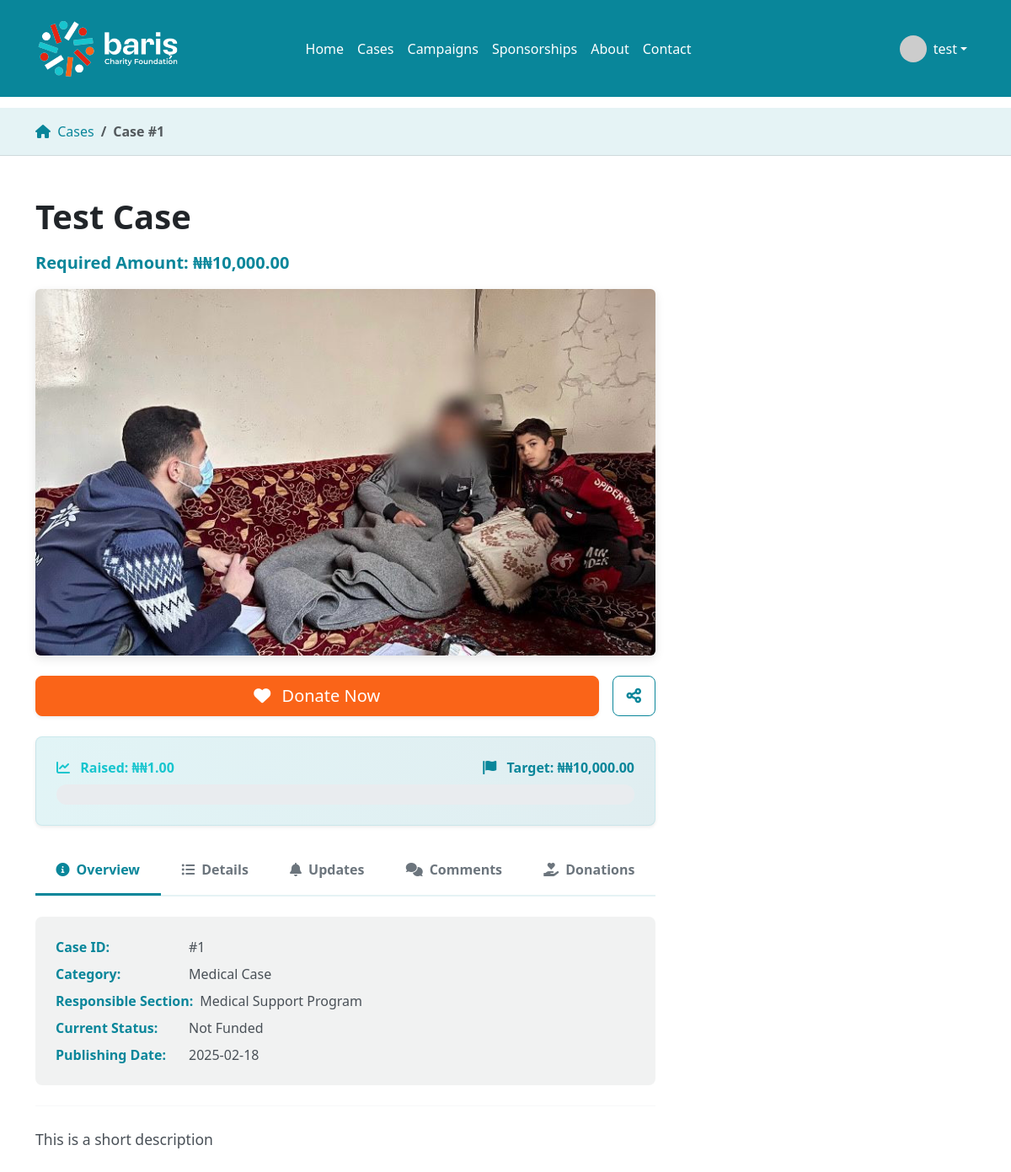
Screenshot of /cases/test-case/ (signed in) with the database file from the repository.
### cases/models.py (models this page shows, shortened)
class Case(models.Model):
    CATEGORY_CHOICES = [
        ('medical', 'Medical Case'),
        ('humanitarian', 'Humanitarian Case'),
    ]
    STATUS_CHOICES = [
        ('active', 'Active'),
        ('completed', 'Completed'),
        ('urgent', 'Urgent'),
    ]
    RESPONSIBLE_SECTIONS = [
        ('medical', 'Medical Support Program'),
        ('humanitarian', 'Humanitarian Aid Program'),
    ]
    FUNDING_STATUS = [
        ('not_funded', 'Not Funded'),
        ('partially_funded', 'Partially Funded'),
        ('fully_funded', 'Fully Funded'),
    ]
    title = models.CharField(max_length=200)
    slug = models.SlugField(unique=True, blank=True)
    short_description = models.TextField(max_length=500)
    full_description = models.TextField()
    category = models.CharField(max_length=20, choices=CATEGORY_CHOICES)
    status = models.CharField(max_length=20, choices=STATUS_CHOICES, default='active')
    responsible_section = models.CharField(
        max_length=50,
        choices=RESPONSIBLE_SECTIONS,
        default='medical'
    )
    funding_status = models.CharField(
        max_length=20,
        choices=FUNDING_STATUS,
        default='not_funded'
    )
    goal_amount = models.DecimalField(max_digits=10, decimal_places=2)
    raised_amount = models.DecimalField(max_digits=10, decimal_places=2, default=0)
    image = models.ImageField(upload_to='cases/')
    created_at = models.DateTimeField(auto_now_add=True)
    updated_at = models.DateTimeField(auto_now=True)
    is_active = models.BooleanField(default=True)
    country = models.CharField(
        max_length=100,
        help_text="Country where the case is located",
        null=True,  # Make field optional in database
        blank=True  # Make field optional in forms
    )
    is_urgent = models.BooleanField(
        default=False,
        help_text="Mark this case as urgent"
    )
    target_date = models.DateField(
        null=True,
        blank=True,
        help_text="Target date for completing the fundraising"
    )
    class Meta:
        ordering = ['-created_at']
    @property
    def progress_percentage(self):
        if self.goal_amount > 0:
            return min(int((self.raised_amount / self.goal_amount) * 100), 100)
        return 0

### cases/views.py (the view)
# urls.py: path('<slug:slug>/', views.CaseDetailView.as_view(), name='case-detail'),
class CaseDetailView(DetailView):
    model = Case
    template_name = 'cases/case_detail.html'
    context_object_name = 'case'
    def get_context_data(self, **kwargs):
        context = super().get_context_data(**kwargs)
        context['related_cases'] = Case.objects.filter(
            category=self.object.category,
            is_active=True
        ).exclude(id=self.object.id)[:3]
        context['donations'] = self.object.donations.filter(
            status='successful'
        ).select_related('donor')[:10]  # Get last 10 successful donations
        return context

### bcf/templatetags/currency_format.py (called while the page is built)
@register.filter(name='currency')
def currency(value):
    try:
        formatted = floatformat(value, 2)
        parts = str(formatted).split('.')
        parts[0] = "{:,}".format(int(parts[0]))
        formatted = '.'.join(parts)
        return f"₦{formatted}"
    except (ValueError, TypeError):
        return "₦0.00"

### cases/templates/cases/case_detail.html (shortened to what this page needs)
{% extends 'base.html' %}
{% load static %}
{% load currency_format %}
{% block content %}
<nav aria-label="breadcrumb" class="bg-primary bg-opacity-10" style="margin-top: 56px;">
    <div class="container py-3">
        <ol class="breadcrumb mb-0">
            <li class="breadcrumb-item">
                <a href="{% url 'cases:case-list' %}" class="text-primary text-decoration-none">
                    <i class="fas fa-home me-1"></i> Cases
                </a>
            </li>
            <li class="breadcrumb-item active fw-semibold" aria-current="page">
                Case #{{ case.id }}
            </li>
        </ol>
    </div>
</nav>
<div class="case-detail">
    <div class="container my-5">
        <div class="row">
            <div class="col-lg-8">
                <h1 class="mb-3 fw-bold">{{ case.title }}</h1>
                <p class="text-primary fw-semibold fs-5">
                    Required Amount: ₦{{ case.goal_amount|currency }}
                </p>
                <img src="{{ case.image.url }}" class="img-fluid rounded mb-4" alt="{{ case.title }}">
                <div class="d-flex gap-3 mb-4">
                    {% if user.is_authenticated %}
                        <button class="btn btn-primary btn-lg flex-grow-1 shadow-sm pulse-button"
                                onclick="showDonationModal('{{ case.id }}', '{{ case.title }}')">
                            <i class="fas fa-heart me-2"></i> Donate Now
                        </button>
                    {% else %}
                        <a href="{% url 'login' %}?next={{ request.path }}"
                           class="btn btn-outline-primary btn-lg flex-grow-1">
                            <i class="fas fa-sign-in-alt me-2"></i> Sign in to Donate
                        </a>
                    {% endif %}
                    <div class="dropdown">
                        <button class="btn btn-outline-secondary btn-lg" data-bs-toggle="dropdown">
                            <i class="fas fa-share-alt"></i>
                        </button>
                    </div>
                </div>
                <div class="progress-info mb-4 p-4 bg-light rounded-3 shadow-sm">
                    <div class="d-flex justify-content-between mb-2">
                        <span class="fw-semibold text-success">
                            <i class="fas fa-chart-line me-2"></i>
                            Raised: ₦{{ case.raised_amount|currency }}
                        </span>
                        <span class="fw-semibold text-primary">
                            <i class="fas fa-flag me-2"></i>
                            Target: ₦{{ case.goal_amount|currency }}
                        </span>
                    </div>
                    <div class="progress" style="height: 1.5rem;">
                    </div>
                </div>
                <ul class="nav nav-tabs nav-fill mb-4" id="caseTab" role="tablist">
                    <li class="nav-item" role="presentation">
                        <button class="nav-link active fw-semibold" id="overview-tab" data-bs-toggle="tab"
                                data-bs-target="#overview" type="button" role="tab">
                            <i class="fas fa-info-circle me-2"></i>Overview
                        </button>
                    </li>
                    <li class="nav-item" role="presentation">
                        <button class="nav-link fw-semibold" id="details-tab" data-bs-toggle="tab"
                                data-bs-target="#details" type="button" role="tab">
                            <i class="fas fa-list-ul me-2"></i>Details
                        </button>
                    </li>
                    <li class="nav-item" role="presentation">
                        <button class="nav-link fw-semibold" id="updates-tab" data-bs-toggle="tab"
                                data-bs-target="#updates" type="button" role="tab">
                            <i class="fas fa-bell me-2"></i>Updates
                        </button>
                    </li>
                    <li class="nav-item" role="presentation">
                        <button class="nav-link fw-semibold" id="comments-tab" data-bs-toggle="tab"
                                data-bs-target="#comments" type="button" role="tab">
                            <i class="fas fa-comments me-2"></i>Comments
                        </button>
                    </li>
                    <li class="nav-item" role="presentation">
                        <button class="nav-link fw-semibold" id="donations-tab" data-bs-toggle="tab"
                                data-bs-target="#donations" type="button" role="tab">
                            <i class="fas fa-hand-holding-heart me-2"></i>Donations
                        </button>
                    </li>
                </ul>
                <div class="tab-content" id="caseTabContent">
                    <div class="tab-pane fade show active" id="overview" role="tabpanel">
                        <div class="case-metadata mb-4">
                            <p><strong>Case ID:</strong> #{{ case.id }}</p>
                            <p><strong>Category:</strong> {{ case.get_category_display }}</p>
                            <p><strong>Responsible Section:</strong> {{ case.get_responsible_section_display }}</p>
                            <p><strong>Current Status:</strong> {{ case.get_funding_status_display }}</p>
                            <p><strong>Publishing Date:</strong> {{ case.created_at|date:"Y-m-d" }}</p>
                        </div>
                        <hr class="my-4">
                        <div class="case-description">
                            {{ case.short_description|linebreaks }}
                        </div>
                    </div>
                </div>
            </div>
            <div class="col-lg-4">
            </div>
        </div>
    </div>
</div>
{% endblock %}

### templates/includes/nav.html (shortened to what this page needs)
{% load static %}
<div class="nav-overlay">
    <nav class="navbar navbar-expand-lg fixed-top" style="background-color: #09869a;">
        <div class="container">
            <a class="navbar-brand d-flex align-items-center" href="{% url 'home' %}">
                <img src="{% static 'img/logo2.png' %}" alt="BCF Logo" class="navbar-logo me-2">
            </a>
            <div class="collapse navbar-collapse" id="navbarNavDropdown">
                <ul class="navbar-nav mx-auto">
                    <li class="nav-item">
                        <a class="nav-link text-white" href="{% url 'home' %}">Home</a>
                    </li>
                    <li class="nav-item">
                        <a class="nav-link text-white" href="{% url 'cases:case-list' %}">Cases</a>
                    </li>
                    <li class="nav-item">
                        <a class="nav-link text-white" href="{% url 'campaigns:campaign-list' %}">Campaigns</a>
                    </li>
                    <li class="nav-item {% if request.resolver_match.namespace == 'sponsorships' %}active{% endif %}">
                        <a class="nav-link text-white" href="{% url 'sponsorships:sponsorship-list' %}">
                             Sponsorships
                        </a>
                    </li>
                    <li class="nav-item">
                        <a class="nav-link text-white" href="{% url 'about' %}">About</a>
                    </li>
                    <li class="nav-item">
                        <a class="nav-link text-white" href="#contact">Contact</a>
                    </li>
                </ul>
                <ul class="navbar-nav ms-auto">
                    {% if user.is_authenticated %}
                        <li class="nav-item dropdown">
                            <a class="nav-link dropdown-toggle text-white d-flex align-items-center" href="#"
                               id="userDropdown" role="button" data-bs-toggle="dropdown" aria-expanded="false">
                                <img src="https://ui-avatars.com/api/?name={{ user.username }}"
                                     alt="Avatar" class="rounded-circle me-2" style="width: 32px; height: 32px;">
                                <span>{{ user.username }}</span>
                            </a>
                        </li>
                    {% endif %}
                </ul>
            </div>
        </div>
    </nav>
</div>
<nav class="category-nav navbar navbar-expand-lg">
    <div class="container">
        <div class="scroll-hidden overflow-auto">
            <ul class="navbar-nav flex-row">
                <li class="nav-item">
                    <a class="nav-link" href="{% url 'cases:case-list' %}">All Cases</a>
                </li>
                <li class="nav-item">
                    <a class="nav-link" href="#">Medical</a>
                </li>
                <li class="nav-item">
                    <a class="nav-link" href="#">Education</a>
                </li>
                <li class="nav-item">
                    <a class="nav-link" href="#">Housing</a>
                </li>
            </ul>
        </div>
    </div>
</nav>

### templates/base.html (style rules this page uses)
:root { --primary-color: #2C3E50; --secondary-color: #27AE60; }
.navbar { background-color: var(--primary-color); padding: 1rem 2rem; }
.breadcrumb { margin-bottom: 0; }
.nav-tabs { border-bottom: 1px solid #dee2e6; }
.nav-tabs .nav-link { color: #495057; border: none; border-bottom: 2px solid transparent; padding: 0.5rem 1rem; margin-bottom: -1px; }
.nav-tabs .nav-link.active { color: var(--secondary-color); border-bottom: 2px solid var(--secondary-color); font-weight: 500; }
.case-metadata p { margin-bottom: 0.5rem; color: #495057; }
.case-metadata strong { color: #212529; margin-right: 0.5rem; }
hr { border-top: 1px solid #dee2e6; margin: 2rem 0; }
.case-description { color: #495057; line-height: 1.6; }
.nav-tabs .nav-link.active { color: var(--secondary-color); border-bottom: 2px solid var(--secondary-color); }
.progress { height: 0.5rem; border-radius: 1rem; }

### cases/templates/cases/case_detail.html (style rules this page uses)
.nav-tabs .nav-link.active { color: var(--brand-primary); font-weight: 600; border-bottom: 2px solid var(--brand-primary); }
.progress { border-radius: 1rem; }
.pulse-button { position: relative; animation: pulse 2s infinite; }
nav[aria-label="breadcrumb"] { position: relative; z-index: 1; border-bottom: 1px solid rgba(0,0,0,0.1); }
.case-detail { position: relative; z-index: 1; }
:root { --brand-primary: #09869A; --brand-secondary: #17C5CE; --brand-accent: #FA6418; --brand-warning: #EFCC3C; --brand-danger: #E32613; --brand-light: #F1F2F2; }
.btn-primary { background-color: var(--brand-accent); border-color: var(--brand-accent); }
.btn-outline-secondary { color: var(--brand-primary); border-color: var(--brand-primary); }
.text-primary { color: var(--brand-primary) !important; }
.nav-tabs .nav-link.active { color: var(--brand-primary); border-bottom: 2px solid var(--brand-primary); }
.breadcrumb .breadcrumb-item a { color: var(--brand-primary); }
.bg-primary { background-color: var(--brand-primary) !important; }
.bg-primary.bg-opacity-10 { background-color: rgba(9, 134, 154, 0.1) !important; }
.text-success { color: var(--brand-secondary) !important; }
.nav-tabs { border-bottom: 2px solid rgba(9, 134, 154, 0.1); }
.nav-tabs .nav-link { color: #6c757d; border: none; padding: 1rem 1.5rem; transition: all 0.3s ease; }
.nav-tabs .nav-link.active { color: var(--brand-primary); background-color: transparent; border: none; border-bottom: 3px solid var(--brand-primary); }
.progress-info { background: linear-gradient(to right, rgba(23, 197, 206, 0.1), rgba(9, 134, 154, 0.1)); border: 1px solid rgba(9, 134, 154, 0.1); }
.img-fluid { border-radius: 8px; box-shadow: 0 4px 12px rgba(0,0,0,0.1); }
.case-metadata { background-color: var(--brand-light); padding: 1.5rem; border-radius: 8px; margin-bottom: 2rem; }
.case-metadata p { margin-bottom: 0.5rem; display: flex; align-items: center; }
.case-metadata p:last-child { margin-bottom: 0; }
.case-metadata strong { color: var(--brand-primary); min-width: 150px; display: inline-block; }
.case-description { line-height: 1.8; font-size: 1.1rem; }

### rows the page displays
Case: id "1", title "Test Case", goal_amount "₦10,000.00", image (picture), raised_amount "₦1.00", category "Medical Case", responsible_section "Medical Support Program", funding_status "Not Funded", created_at "2025-02-18", short_description "This is a short description"

### other values shown
{{ user.username }} "test"
